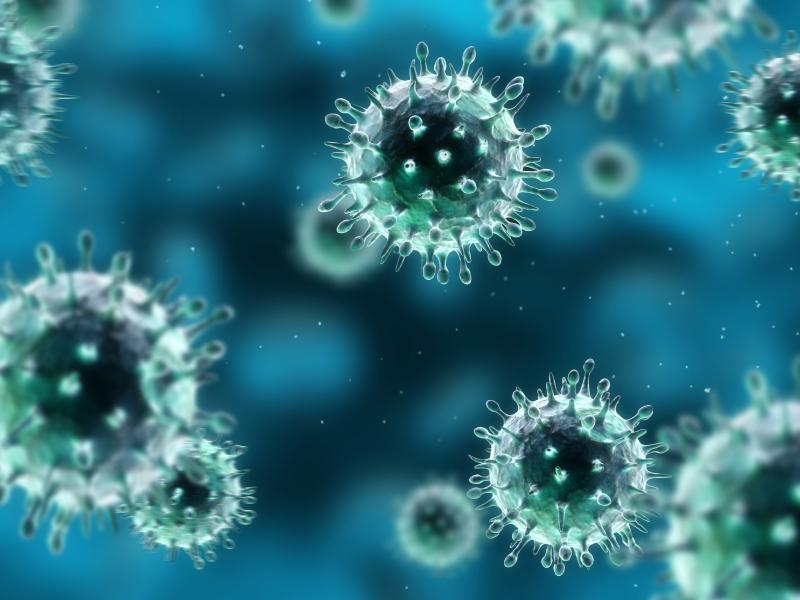
#> input picture Grises/micro2.jpg, 800 x 600 px, found by its file name
$ python DerivadaMetodo.py   (older library calls are emulated)
#> lines starting #> are read from the running program, lines starting #| are printed output that depends on the picture
import cv2
import numpy as np

A = cv2.imread("Grises\Micro2.jpg")
#> A is the input picture: shape (600, 800, 3); mean B, G, R 128.7, 114.7, 46.1
M, N, L = A.shape
#> M = 600; N = 800; L = 3

D = np.zeros((M, N, 1), np.uint8)
B = np.zeros((M, N, 1), np.uint8)

# Convertir a escala de grises directamente
D = cv2.cvtColor(A, cv2.COLOR_BGR2GRAY)
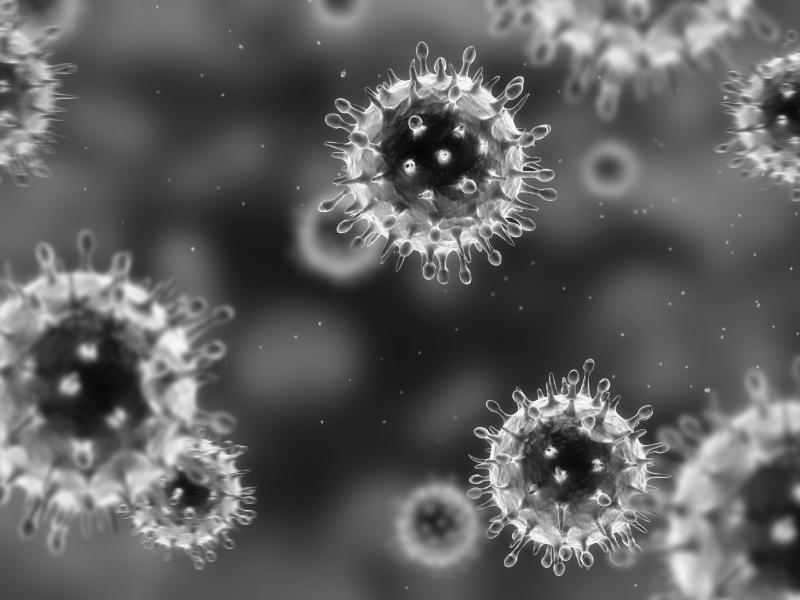
#> D: shape (600, 800); min 4, max 253, mean 95.8

# Primera derivada
B = cv2.Sobel(D, cv2.CV_64F, 1, 0, ksize=3)

# Segunda derivada usando Laplacian
C = cv2.Laplacian(D, cv2.CV_64F)
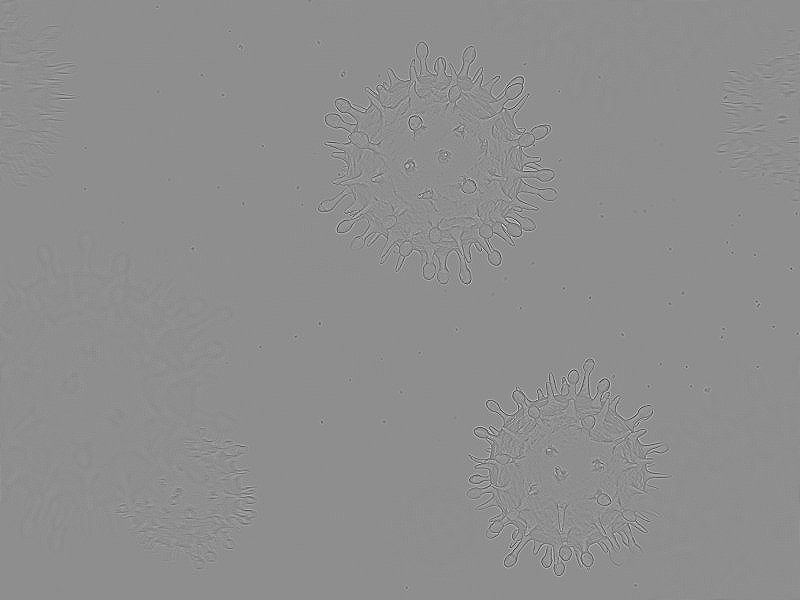
#> C: shape (600, 800) float64; min -480, max 378, mean 0; drawn with min black and max white

R = cv2.resize(D, (738, 488))
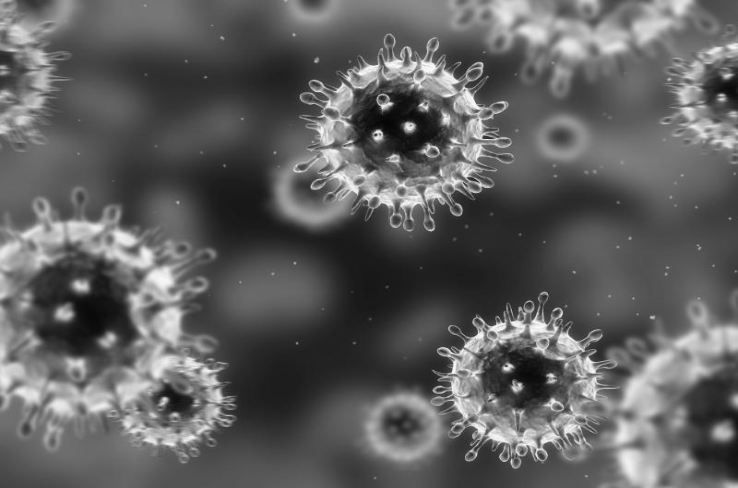
#> R: shape (488, 738); min 5, max 251, mean 95.7
R1 = cv2.resize(B, (738, 488))
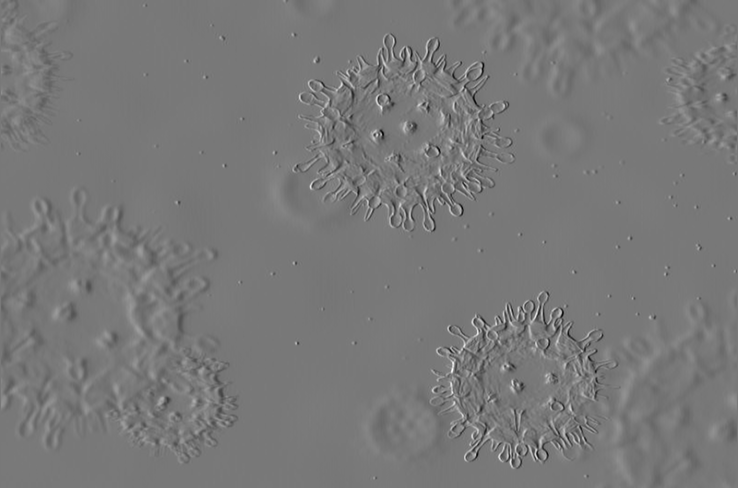
#> R1: shape (488, 738) float64; min -644.3, max 714.3, mean -0.5; drawn with min black and max white
R2 = cv2.resize(C, (738, 488))
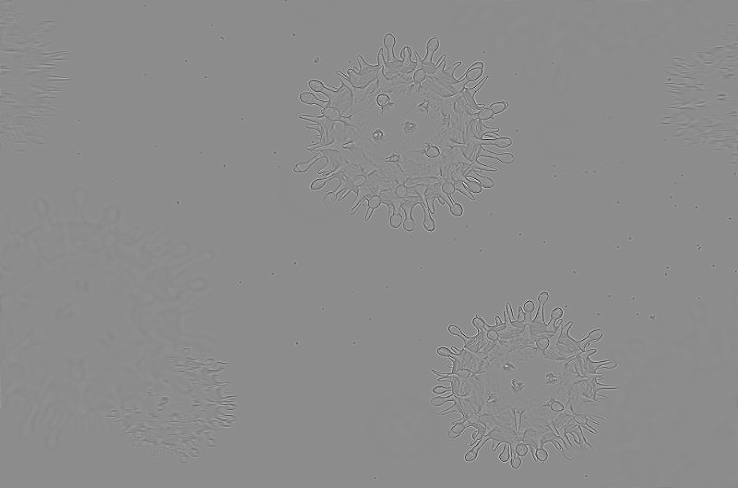
#> R2: shape (488, 738) float64; min -354, max 288.3, mean 0; drawn with min black and max white
cv2.imshow('Escala de grises', R)
cv2.imshow('Derivada', R1)
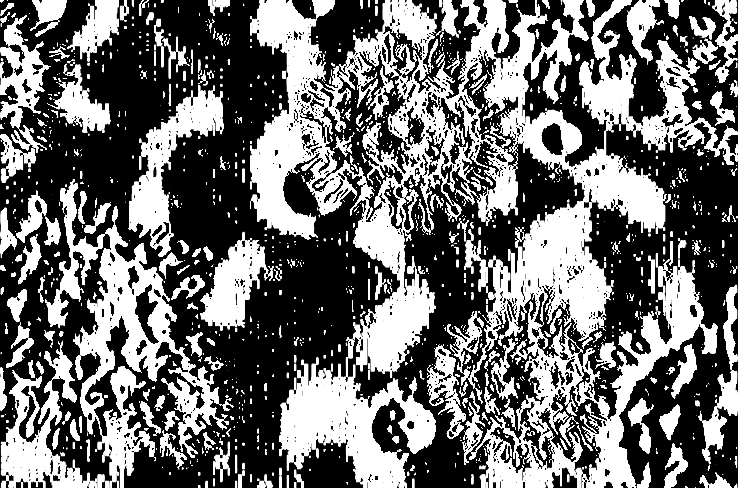
#> window 'Derivada': shape (488, 738); min 0, max 255, mean 109
cv2.imshow('Segunda Derivada', R2)
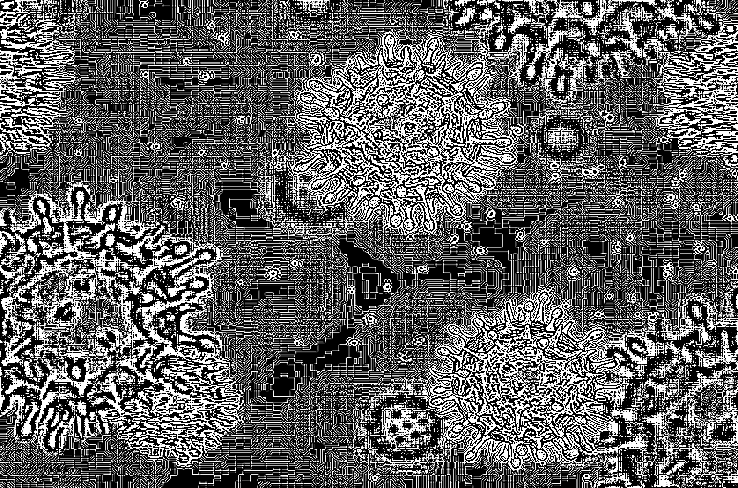
#> window 'Segunda Derivada': shape (488, 738); min 0, max 255, mean 95.7
cv2.waitKey(0)
cv2.destroyAllWindows()
